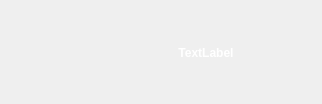
<?xml version="1.0" encoding="UTF-8"?>
<ui version="4.0">
 <class>item</class>
 <widget class="QWidget" name="item">
  <property name="geometry">
   <rect>
    <x>0</x>
    <y>0</y>
    <width>322</width>
    <height>104</height>
   </rect>
  </property>
  <property name="windowTitle">
   <string>Form</string>
  </property>
  <property name="styleSheet">
   <string notr="true"/>
  </property>
  <widget class="QLabel" name="label">
   <property name="geometry">
    <rect>
     <x>1</x>
     <y>1</y>
     <width>320</width>
     <height>102</height>
    </rect>
   </property>
   <property name="styleSheet">
    <string notr="true">border-image: url(:/img/179.png);</string>
   </property>
   <property name="text">
    <string/>
   </property>
  </widget>
  <widget class="QWidget" name="layoutWidget">
   <property name="geometry">
    <rect>
     <x>12</x>
     <y>16</y>
     <width>301</width>
     <height>73</height>
    </rect>
   </property>
   <layout class="QHBoxLayout" name="horizontalLayout">
    <item>
     <widget class="QLabel" name="head">
      <property name="minimumSize">
       <size>
        <width>81</width>
        <height>71</height>
       </size>
      </property>
      <property name="maximumSize">
       <size>
        <width>81</width>
        <height>71</height>
       </size>
      </property>
      <property name="text">
       <string/>
      </property>
      <property name="pixmap">
       <pixmap resource="img.qrc">:/img/loading4.gif</pixmap>
      </property>
      <property name="scaledContents">
       <bool>true</bool>
      </property>
     </widget>
    </item>
    <item>
     <widget class="QLabel" name="name">
      <property name="font">
       <font>
        <weight>75</weight>
        <bold>true</bold>
       </font>
      </property>
      <property name="styleSheet">
       <string notr="true">color: rgb(255, 255, 255);</string>
      </property>
      <property name="text">
       <string>TextLabel</string>
      </property>
      <property name="alignment">
       <set>Qt::AlignCenter</set>
      </property>
     </widget>
    </item>
   </layout>
  </widget>
 </widget>
 <resources>
  <include location="img.qrc"/>
 </resources>
 <connections/>
</ui>
